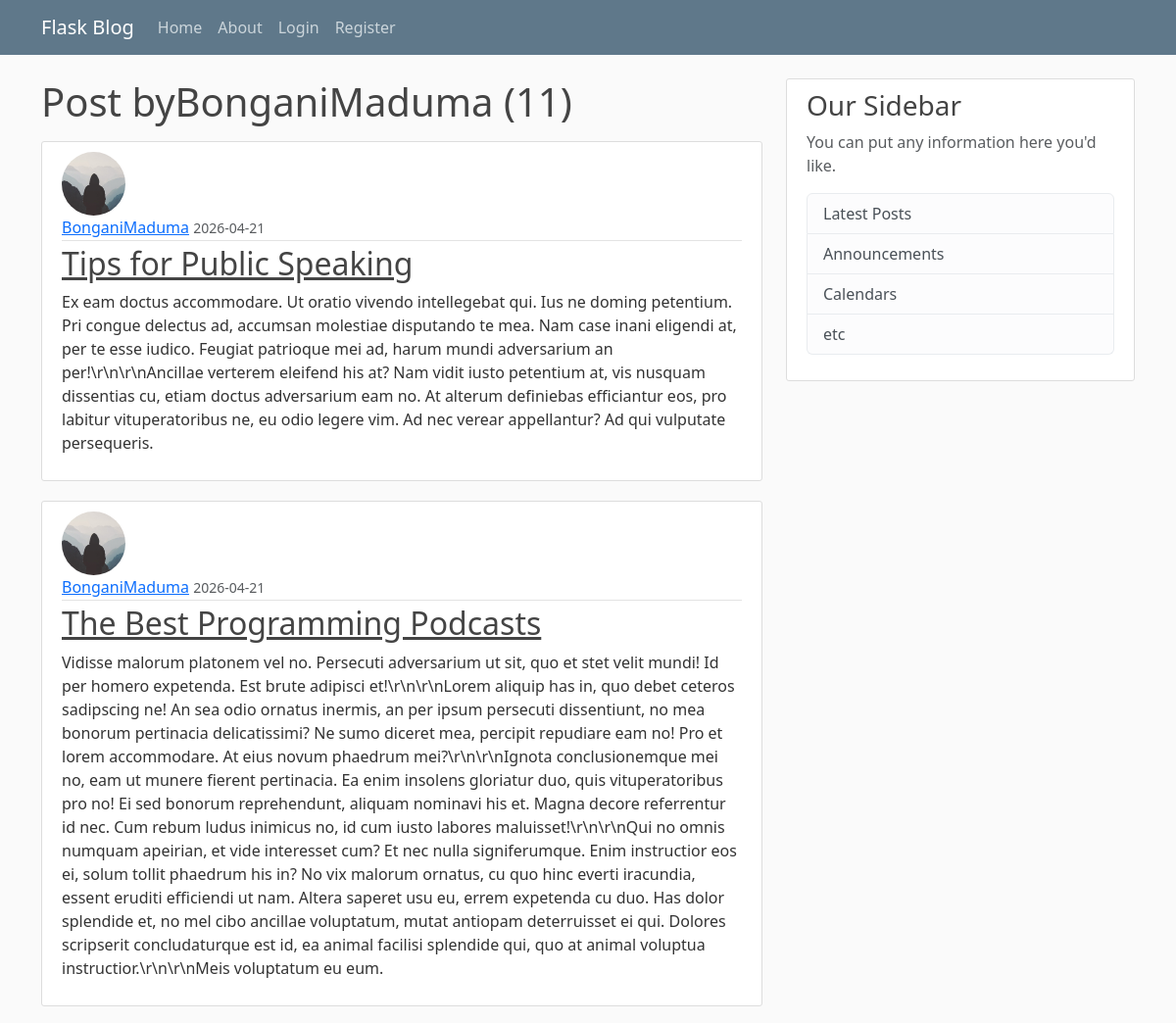
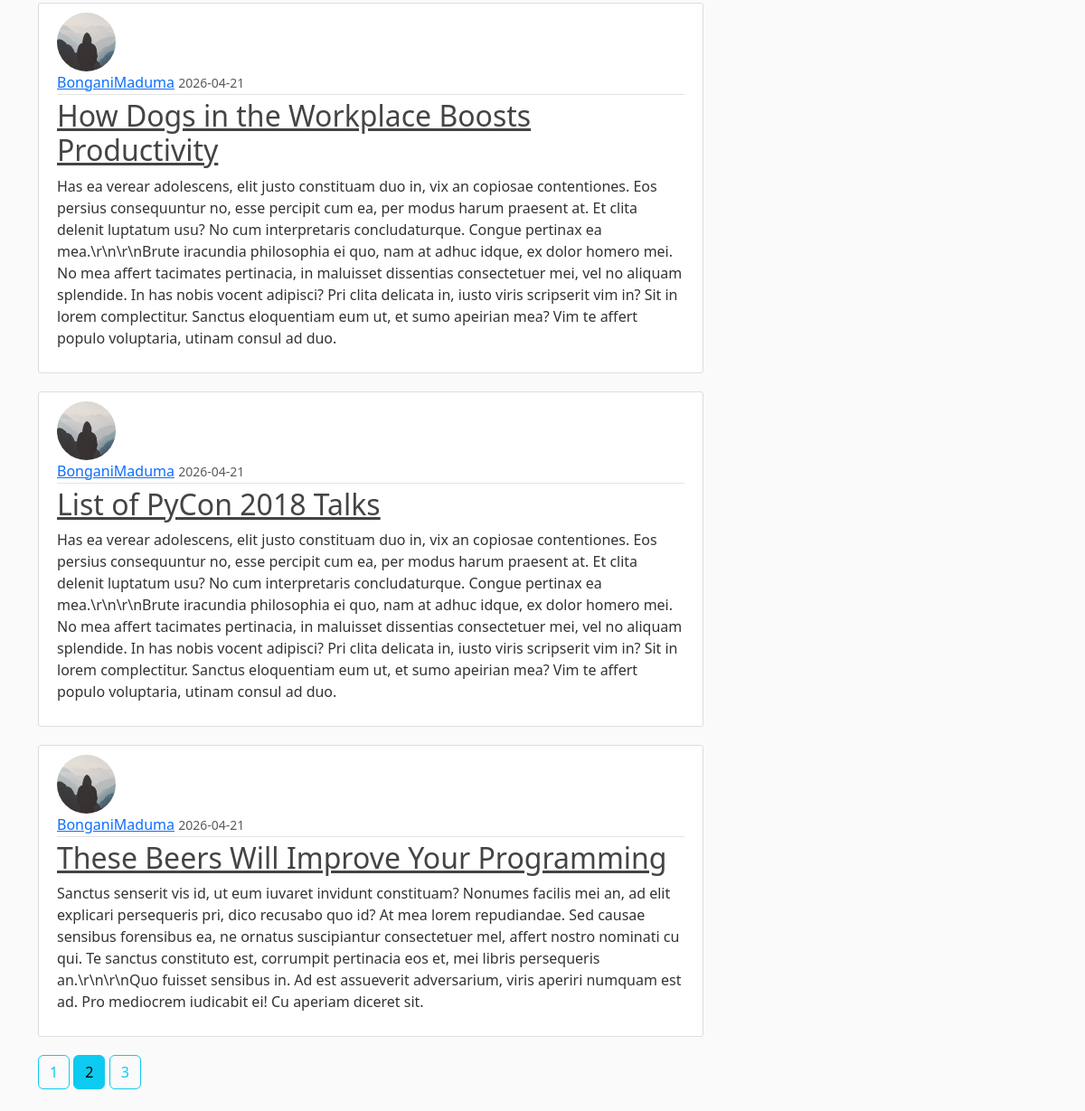
Screenshot of /user/BonganiMaduma?page=2 with the database file from the repository (2 pictures, top to bottom).
### blogsite/models.py (models this page shows, shortened)
class User(db.Model, UserMixin):
    id = db.Column(db.Integer, primary_key=True)
    username = db.Column(db.String(20), unique=True, nullable=False)
    email = db.Column(db.String(120), unique=True, nullable=False)
    image_file = db.Column(db.String(20), nullable=False, default='default.jpg')
    password = db.Column(db.String(60), nullable=False)
    posts = db.relationship('Post', backref='author', lazy=True)

class Post(db.Model):
    id = db.Column(db.Integer, primary_key=True)
    title = db.Column(db.String(100), nullable=False)
    date_posted = db.Column(db.DateTime, nullable=False, default=datetime.now)
    content = db.Column(db.Text, nullable=False)
    user_id = db.Column(db.Integer, db.ForeignKey('user.id'), nullable=False)

### blogsite/routes.py (the view)
@app.route("/user/<string:username>")
def user_posts(username):
    page = request.args.get('page', 1, type=int)
    user = User.query.filter_by(username=username).first_or_404()
    post = Post.query.filter_by(author=user)\
        .order_by(Post.date_posted.desc())\
        .paginate(page=page, per_page=5)
    return render_template("user_posts.html", posts=post, user=user)

### blogsite/templates/user_posts.html
{% extends "layout.html" %}
{% block content %}
    <h1 class="mb-3">Post by{{ user.username }} ({{posts.total}})</h1>
    {% for post in posts.items %}
        <article class="media content-section">
            <img class="rounded-circle article-img" src="{{url_for('static', filename='profile_pics/' + post.author.image_file)}}">
            <div class="media-body">
                <div class="article-metadata">
                <a class="mr-2" href="{{ url_for('user_posts', username=post.author.username) }}">{{ post.author.username }}</a>
                <small class="text-muted">{{ post.date_posted.strftime('%Y-%m-%d') }}</small>
                </div>
                <h2><a class="article-title" href="{{ url_for('post', post_id=post.id) }}">{{ post.title }}</a></h2>
                <p class="article-content">{{ post.content }}</p>
            </div>
        </article>
    {% endfor %}
    {% for page_num in posts.iter_pages(left_edge=1, right_edge=1, left_current=1, right_current=2) %}
        {% if page_num %}
            {% if page_num == posts.page %}
                <a class="btn btn-info mb-4" href="{{ url_for('user_posts', username=user.username, page=page_num) }}">{{ page_num }}</a>
            {% else %}
                <a class="btn btn-outline-info mb-4" href="{{ url_for('user_posts', username=user.username, page=page_num) }}">{{ page_num }}</a>
            {% endif %}
        {% else %}
            <span>...</span>
        {% endif %}
    {% endfor %}
{% endblock %}

### blogsite/static/main.css (style rules this page uses)
body { background: #fafafa; color: #333333; margin-top: 5rem; }
h1, h2, h3, h4, h5, h6 { color: #444444; }
.content-section { background: #ffffff; padding: 10px 20px; border: 1px solid #dddddd; border-radius: 3px; margin-bottom: 20px; }
.article-title { color: #444444; }
.article-content { white-space: pre-line; }
.article-img { height: 65px; width: 65px; margin-right: 16px; }
.article-metadata { padding-bottom: 1px; margin-bottom: 4px; border-bottom: 1px solid #e3e3e3 }

### rows the page displays
User: username "BonganiMaduma"
Post: image_file (placeholder picture), author.username "BonganiMaduma", date_posted "2026-04-21", title "Tips for Public Speaking", content "Ex eam doctus accommodare. Ut oratio vivendo intellegebat qui. Ius ne doming petentium. Pri congue delectus ad, accumsan molestiae disputando te mea. Nam case inani eligendi at, per te esse iudico. Feugiat patrioque mei ad, harum mundi adversarium an per!\\r\\n\\r\\nAncillae verterem eleifend his at? Nam vidit iusto petentium at, vis nusquam dissentias cu, etiam doctus adversarium eam no. At alterum definiebas efficiantur eos, pro labitur vituperatoribus ne, eu odio legere vim. Ad nec verear appellantur? Ad qui vulputate persequeris."
Post: image_file (placeholder picture), author.username "BonganiMaduma", date_posted "2026-04-21", title "The Best Programming Podcasts", content "Vidisse malorum platonem vel no. Persecuti adversarium ut sit, quo et stet velit mundi! Id per homero expetenda. Est brute adipisci et!\\r\\n\\r\\nLorem aliquip has in, quo debet ceteros sadipscing ne! An sea odio ornatus inermis, an per ipsum persecuti dissentiunt, no mea bonorum pertinacia delicatissimi? Ne sumo diceret mea, percipit repudiare eam no! Pro et lorem accommodare. At eius novum phaedrum mei?\\r\\n\\r\\nIgnota conclusionemque mei no, eam ut munere fierent pertinacia. Ea enim insolens gloriatur duo, quis vituperatoribus pro no! Ei sed bonorum reprehendunt, aliquam nominavi his et. Magna decore referrentur id nec. Cum rebum ludus inimicus no, id cum iusto labores maluisset!\\r\\n\\r\\nQui…"
Post: image_file (placeholder picture), author.username "BonganiMaduma", date_posted "2026-04-21", title "How Dogs in the Workplace Boosts Productivity", content "Has ea verear adolescens, elit justo constituam duo in, vix an copiosae contentiones. Eos persius consequuntur no, esse percipit cum ea, per modus harum praesent at. Et clita delenit luptatum usu? No cum interpretaris concludaturque. Congue pertinax ea mea.\\r\\n\\r\\nBrute iracundia philosophia ei quo, nam at adhuc idque, ex dolor homero mei. No mea affert tacimates pertinacia, in maluisset dissentias consectetuer mei, vel no aliquam splendide. In has nobis vocent adipisci? Pri clita delicata in, iusto viris scripserit vim in? Sit in lorem complectitur. Sanctus eloquentiam eum ut, et sumo apeirian mea? Vim te affert populo voluptaria, utinam consul ad duo."
Post: image_file (placeholder picture), author.username "BonganiMaduma", date_posted "2026-04-21", title "List of PyCon 2018 Talks", content "Has ea verear adolescens, elit justo constituam duo in, vix an copiosae contentiones. Eos persius consequuntur no, esse percipit cum ea, per modus harum praesent at. Et clita delenit luptatum usu? No cum interpretaris concludaturque. Congue pertinax ea mea.\\r\\n\\r\\nBrute iracundia philosophia ei quo, nam at adhuc idque, ex dolor homero mei. No mea affert tacimates pertinacia, in maluisset dissentias consectetuer mei, vel no aliquam splendide. In has nobis vocent adipisci? Pri clita delicata in, iusto viris scripserit vim in? Sit in lorem complectitur. Sanctus eloquentiam eum ut, et sumo apeirian mea? Vim te affert populo voluptaria, utinam consul ad duo."
Post: image_file (placeholder picture), author.username "BonganiMaduma", date_posted "2026-04-21", title "These Beers Will Improve Your Programming", content "Sanctus senserit vis id, ut eum iuvaret invidunt constituam? Nonumes facilis mei an, ad elit explicari persequeris pri, dico recusabo quo id? At mea lorem repudiandae. Sed causae sensibus forensibus ea, ne ornatus suscipiantur consectetuer mel, affert nostro nominati cu qui. Te sanctus constituto est, corrumpit pertinacia eos et, mei libris persequeris an.\\r\\n\\r\\nQuo fuisset sensibus in. Ad est assueverit adversarium, viris aperiri numquam est ad. Pro mediocrem iudicabit ei! Cu aperiam diceret sit."

### other values shown
{{ posts.total }} "11"
{{ page_num }} "1" "3"
{{ page_num }} "2"
